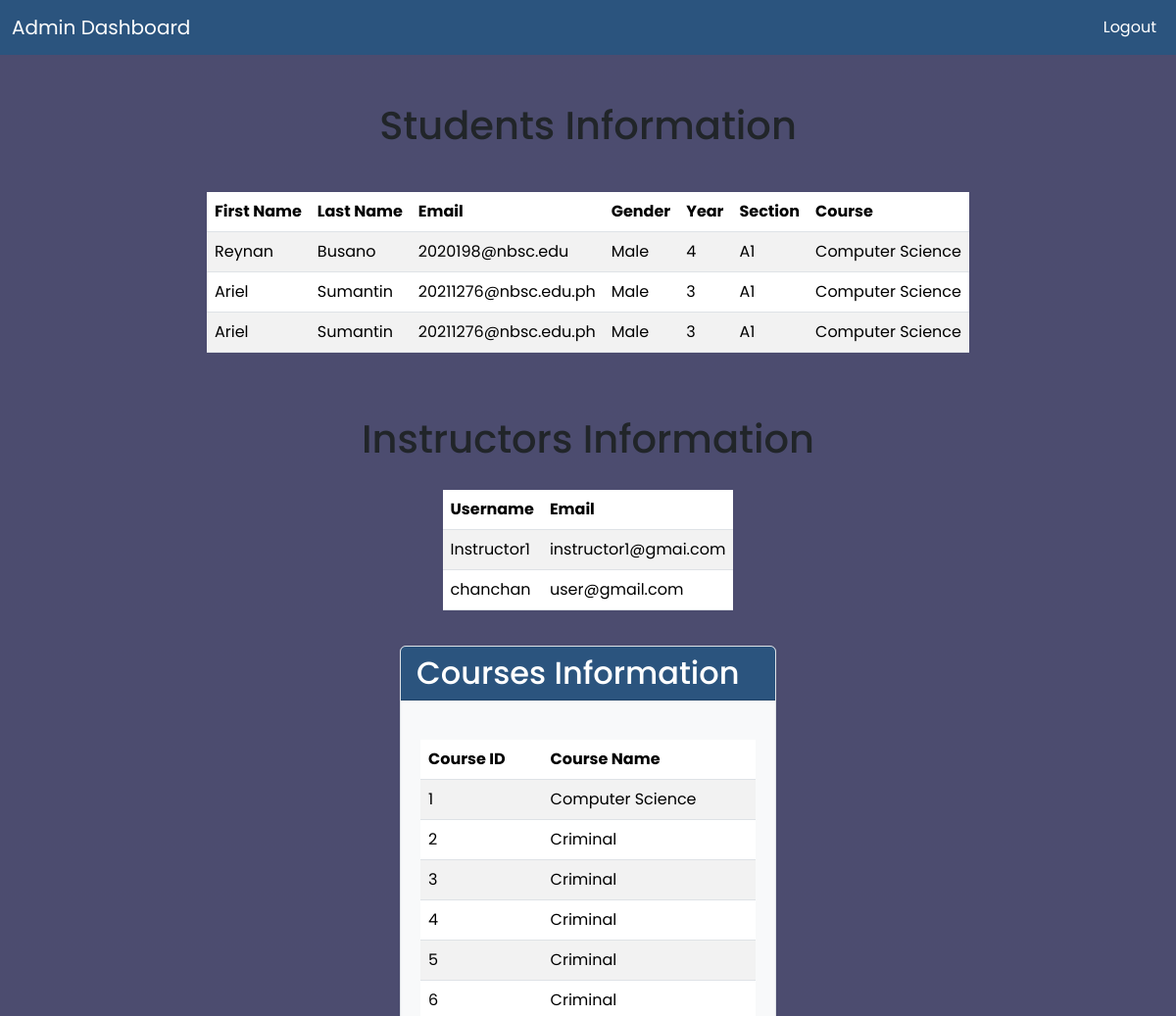
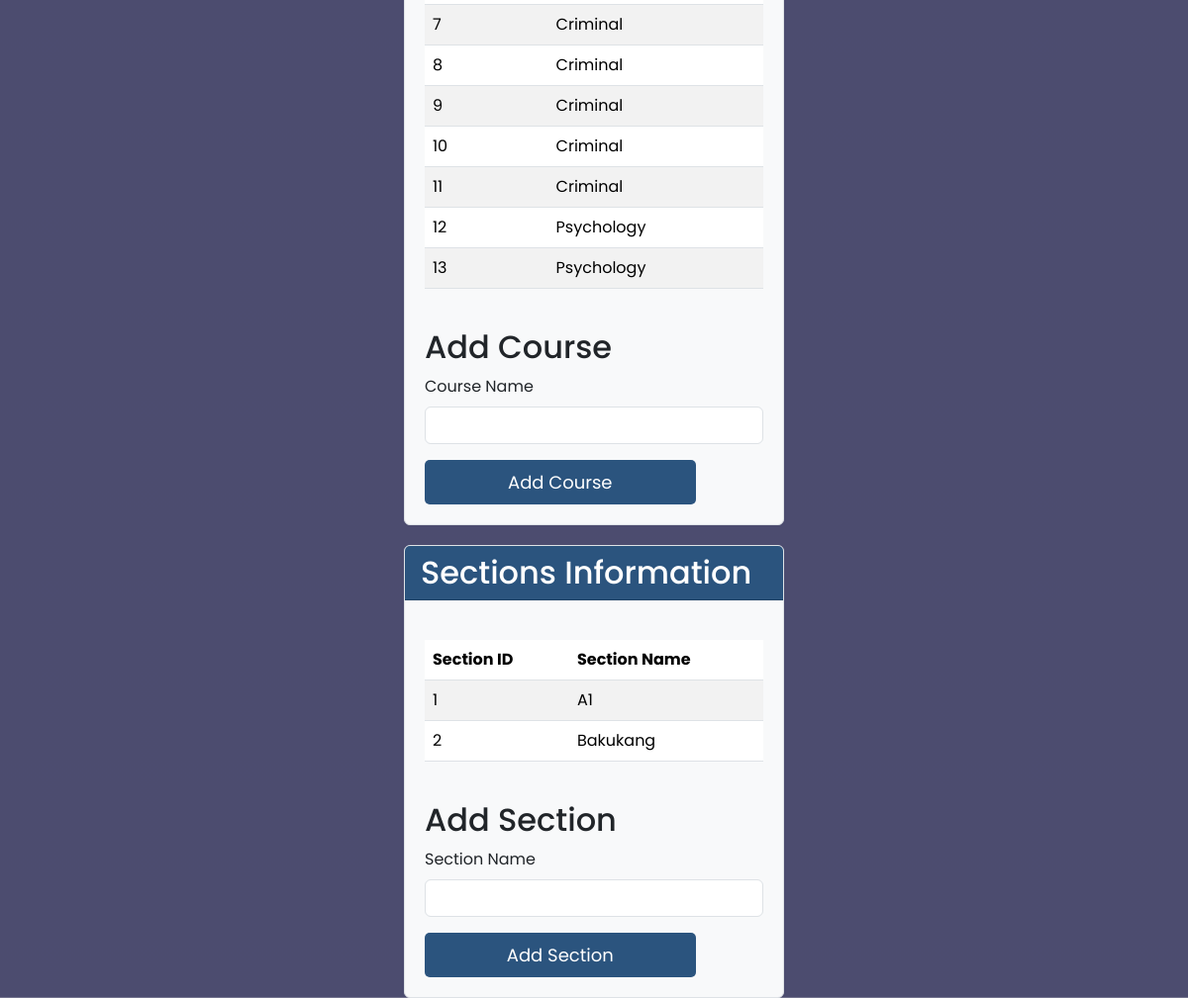
The page /home.php (signed in) on the database its author committed (2 pictures, top to bottom).
### tables this page shows
CREATE TABLE `students` (
  `id` int(11) NOT NULL,
  `first_name` varchar(100) NOT NULL,
  `last_name` varchar(100) NOT NULL,
  `gender` enum('Male','Female','Other') NOT NULL,
  `section_id` int(11) DEFAULT NULL,
  `course_id` int(11) DEFAULT NULL,
  `year` int(11) NOT NULL,
  `created_at` timestamp NOT NULL DEFAULT current_timestamp(),
  `updated_at` timestamp NOT NULL DEFAULT current_timestamp() ON UPDATE current_timestamp(),
  `email` varchar(255) NOT NULL,
  `instructor_id` int(11) DEFAULT NULL
);

CREATE TABLE `sections` (
  `id` int(11) NOT NULL,
  `section_name` varchar(50) NOT NULL,
  `created_at` timestamp NOT NULL DEFAULT current_timestamp(),
  `updated_at` timestamp NOT NULL DEFAULT current_timestamp() ON UPDATE current_timestamp()
);

CREATE TABLE `courses` (
  `id` int(11) NOT NULL,
  `course_name` varchar(100) NOT NULL,
  `course_code` varchar(10) NOT NULL,
  `created_at` timestamp NOT NULL DEFAULT current_timestamp(),
  `updated_at` timestamp NOT NULL DEFAULT current_timestamp() ON UPDATE current_timestamp()
);

CREATE TABLE `users` (
  `id` int(11) NOT NULL,
  `username` varchar(100) NOT NULL,
  `email` varchar(100) NOT NULL,
  `password` varchar(255) NOT NULL,
  `created_at` timestamp NOT NULL DEFAULT current_timestamp(),
  `role` enum('admin','instructor') NOT NULL DEFAULT 'instructor'
);

### home.php (the view, shortened to what this page needs)
<?php
include("connection.php");
$query_students = mysqli_query($conn, "
    SELECT s.id, s.first_name, s.last_name, s.email, s.gender, s.year, sec.section_name, c.course_name
    FROM students s
    LEFT JOIN sections sec ON s.section_id = sec.id
    LEFT JOIN courses c ON s.course_id = c.id
") or die("Error fetching student information: " . mysqli_error($conn));
$query_instructors = mysqli_query($conn, "
    SELECT u.id, u.username, u.email
    FROM users u
    WHERE u.role = 'instructor'
") or die("Error fetching instructor information: " . mysqli_error($conn));
$query_courses = mysqli_query($conn, "
    SELECT * FROM courses
") or die("Error fetching course information: " . mysqli_error($conn));
$query_sections = mysqli_query($conn, "
    SELECT * FROM sections
") or die("Error fetching section information: " . mysqli_error($conn));
?>
<!DOCTYPE html>
<html lang="en">
<head>
    <link href="https://cdn.jsdelivr.net/npm/bootstrap@5.3.1/dist/css/bootstrap.min.css" rel="stylesheet">
    <link rel="stylesheet" href="styles.css">
</head>
<body>
    <header class="navbar-section">
        <nav class="navbar navbar-expand-lg">
            <div class="container-fluid">
                <a class="navbar-brand" href="#">Admin Dashboard</a>
                <div class="collapse navbar-collapse" id="navbarNav">
                    <ul class="navbar-nav ms-auto">
                        <li class="nav-item">
                            <a class="nav-link" href="logout.php">Logout</a>
                        </li>
                    </ul>
                </div>
            </div>
        </nav>
    </header>
    <section class="container mt-5">
        <h1 class="mb-4">Students Information</h1>
        <div class="table-responsive">
            <table class="table table-striped">
                <thead>
                    <tr>
                        <th>First Name</th>
                        <th>Last Name</th>
                        <th>Email</th>
                        <th>Gender</th>
                        <th>Year</th>
                        <th>Section</th>
                        <th>Course</th>
                    </tr>
                </thead>
                <tbody>
                    <?php while ($student_info = mysqli_fetch_assoc($query_students)): ?>
                        <tr>
                            <td><?php echo htmlspecialchars($student_info['first_name']); ?></td>
                            <td><?php echo htmlspecialchars($student_info['last_name']); ?></td>
                            <td><?php echo htmlspecialchars($student_info['email']); ?></td>
                            <td><?php echo htmlspecialchars($student_info['gender']); ?></td>
                            <td><?php echo htmlspecialchars($student_info['year']); ?></td>
                            <td><?php echo htmlspecialchars($student_info['section_name']); ?></td>
                            <td><?php echo htmlspecialchars($student_info['course_name']); ?></td>
                        </tr>
                    <?php endwhile; ?>
                </tbody>
            </table>
        </div>
        <h1 class="mt-5">Instructors Information</h1>
        <div class="table-responsive">
            <table class="table table-striped">
                <thead>
                    <tr>
                        <th>Username</th>
                        <th>Email</th>
                    </tr>
                </thead>
                <tbody>
                    <?php while ($instructor_info = mysqli_fetch_assoc($query_instructors)): ?>
                        <tr>
                            <td><?php echo htmlspecialchars($instructor_info['username']); ?></td>
                            <td><?php echo htmlspecialchars($instructor_info['email']); ?></td>
                        </tr>
                    <?php endwhile; ?>
                </tbody>
            </table>
        </div>
        <div class="card">
            <div class="card-header">
                <h2 class="mb-0">Courses Information</h2>
            </div>
            <div class="card-body">
                <div class="table-responsive">
                    <table class="table table-striped">
                        <thead>
                            <tr>
                                <th>Course ID</th>
                                <th>Course Name</th>
                            </tr>
                        </thead>
                        <tbody>
                            <?php while ($course_info = mysqli_fetch_assoc($query_courses)): ?>
                                <tr>
                                    <td><?php echo htmlspecialchars($course_info['id']); ?></td>
                                    <td><?php echo htmlspecialchars($course_info['course_name']); ?></td>
                                </tr>
                            <?php endwhile; ?>
                        </tbody>
                    </table>
                </div>
                <h2 class="mt-4">Add Course</h2>
                <form method="POST">
                    <div class="mb-3">
                        <label for="course_name" class="form-label">Course Name</label>
                        <input type="text" class="form-control" id="course_name" name="course_name" required>
                    </div>
                    <button type="submit" name="add_course" class="btn btn-primary">Add Course</button>
                </form>
            </div>
        </div>
        <div class="card">
            <div class="card-header">
                <h2 class="mb-0">Sections Information</h2>
            </div>
            <div class="card-body">
                <div class="table-responsive">
                    <table class="table table-striped">
                        <thead>
                            <tr>
                                <th>Section ID</th>
                                <th>Section Name</th>
                            </tr>
                        </thead>
                        <tbody>
                            <?php while ($section_info = mysqli_fetch_assoc($query_sections)): ?>
                                <tr>
                                    <td><?php echo htmlspecialchars($section_info['id']); ?></td>
                                    <td><?php echo htmlspecialchars($section_info['section_name']); ?></td>
                                </tr>
                            <?php endwhile; ?>
                        </tbody>
                    </table>
                </div>
                <h2 class="mt-4">Add Section</h2>
                <form method="POST">
                    <div class="mb-3">
                        <label for="section_name" class="form-label">Section Name</label>
                        <input type="text" class="form-control" id="section_name" name="section_name" required>
                    </div>
                    <button type="submit" name="add_section" class="btn btn-primary">Add Section</button>
                </form>
            </div>
        </div>
    </section>
</body>
</html>

### styles.css (style rules this page uses)
* { margin: 0; padding: 0; box-sizing: border-box; font-family: 'Poppins', sans-serif; }
body { background: linear-gradient(rgba(0, 0, 50, 0.7), rgba(0, 0, 50, 0.7)), url('../images/background.jpg'); background-repeat: no-repeat; background-position: center; background-size: cover; }
.container { display: flex; align-items: center; justify-content: center; flex-direction: column; min-height: 100vh; }
.btn { height: 45px; width: 80%; background-color: #2B547E; border: 0; border-radius: 5px; color: #fff; font-size: 18px; cursor: pointer; transition: all 0.3s; padding: 0 15px; margin: auto; }

### home.php (style rules this page uses)
.navbar-section { background-color: #2B547E; }
.navbar-section .navbar-brand, .navbar-section .nav-link { color: #fff !important; }
.table { margin-top: 20px; }
.card { margin-top: 20px; background-color: #f8f9fa; border: 1px solid #dee2e6; }
.card-header { background-color: #2B547E; color: #fff; }
.card-body { padding: 20px; }

### rows shown on the page
students: first_name "Reynan", last_name "Busano", email "2020198@nbsc.edu", gender "Male", year "4", section.section_name "A1", course.course_name "Computer Science"
students: first_name "Ariel", last_name "Sumantin", email "20211276@nbsc.edu.ph", gender "Male", year "3", section.section_name "A1", course.course_name "Computer Science"
students: first_name "Ariel", last_name "Sumantin", email "20211276@nbsc.edu.ph", gender "Male", year "3", section.section_name "A1", course.course_name "Computer Science"
users: username "Instructor1", email "instructor1@gmai.com"
users: username "chanchan", email "user@gmail.com"
courses: id "1", course_name "Computer Science"
courses: id "2", course_name "Criminal"
courses: id "3", course_name "Criminal"
courses: id "4", course_name "Criminal"
courses: id "5", course_name "Criminal"
courses: id "6", course_name "Criminal"
courses: id "7", course_name "Criminal"
courses: id "8", course_name "Criminal"
courses: id "9", course_name "Criminal"
courses: id "10", course_name "Criminal"
courses: id "11", course_name "Criminal"
courses: id "12", course_name "Psychology"
courses: id "13", course_name "Psychology"
sections: id "1", section_name "A1"
sections: id "2", section_name "Bakukang"
